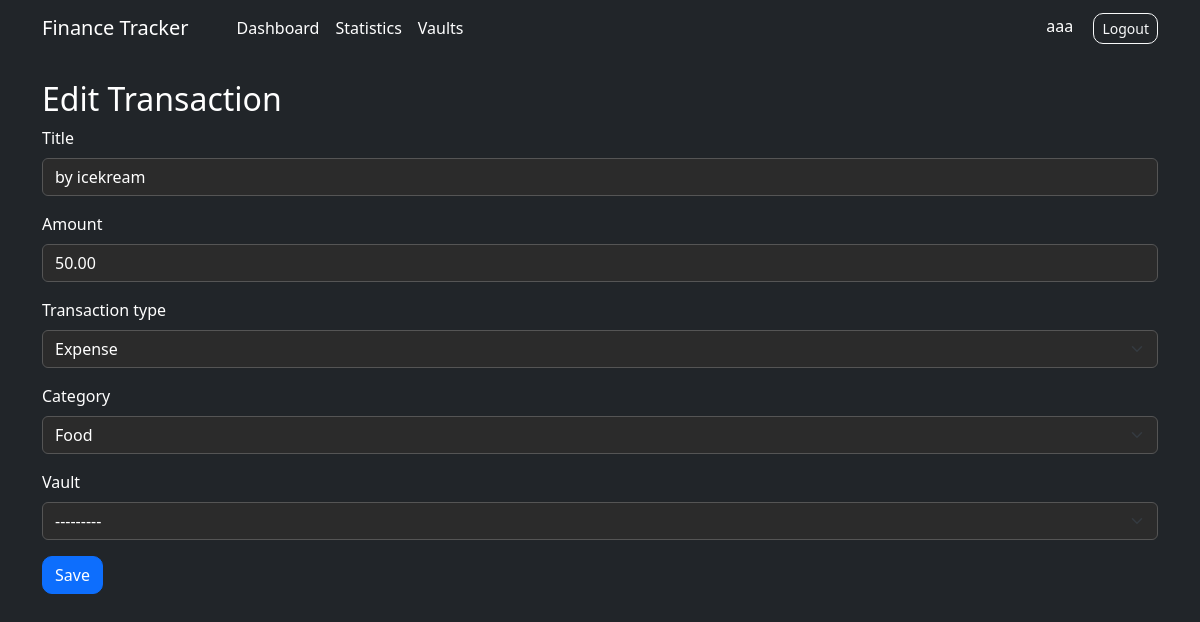
The page /finance/transaction/2/edit/ (signed in) on the database its author committed.
### finance/models.py (models this page shows, shortened)
class Expense(models.Model):
    TYPE_CHOICES = [
        ('expense', 'Expense'),
        ('income', 'Income'),
    ]
    owner = models.ForeignKey(User, on_delete=models.CASCADE)
    vault = models.ForeignKey(Vault, on_delete=models.CASCADE, null=True, blank=True)
    category = models.ForeignKey(Category, on_delete=models.SET_NULL, null=True)
    title = models.CharField(max_length=100)
    amount = models.DecimalField(max_digits=10, decimal_places=2)
    transaction_type = models.CharField(
        max_length=10,
        choices=TYPE_CHOICES,
        default='expense'
    )
    created_at = models.DateTimeField(auto_now_add=True)

### finance/views.py (the view)
# urls.py: path('transaction/<int:transaction_id>/edit/', views.edit_transaction, name='edit_transaction'),
@login_required
def edit_transaction(request, transaction_id):
    transaction = get_object_or_404( Expense, id=transaction_id, owner=request.user)
    form = ExpenseForm(request.POST or None, instance=transaction, user=request.user)
    if form.is_valid():
        form.save()
        return redirect('home')
    return render(
        request,
        'finance/edit_transaction.html',
        {
            'form': form,
        }
    )

### finance/forms.py
class ExpenseForm(forms.ModelForm):
    class Meta:
        model = Expense
        fields = [
            'title',
            'amount',
            'transaction_type',
            'category',
            'vault',
        ]
        widgets = {
            'title': forms.TextInput(attrs={'class': 'form-control'}),
            'amount': forms.NumberInput(attrs={'class': 'form-control'}),
            'transaction_type': forms.Select(attrs={'class': 'form-select'}),
            'category': forms.Select(attrs={'class': 'form-select'}),
            'vault': forms.Select(attrs={'class': 'form-select'}),
            'user': forms.Select(attrs={'class':'form-select'}),
            'role': forms.Select(attrs={'class':'form-select'}),
        }
    def __init__(self, *args, user=None, **kwargs):
        super().__init__(*args, **kwargs)
        if user:
            self.fields['vault'].queryset = Vault.objects.filter(
                membership__user=user
            ).distinct()

### finance/models.py (called while the page is built)
    def __str__(self):
        return self.name

    def __str__(self):
        return self.name

### templates/finance/edit_transaction.html (shortened to what this page needs)
{% extends 'base.html' %}
{% block content %}
<h2>Edit Transaction</h2>
<form method="post">
    {% for field in form %}
    <div class="mb-3">
        <label class="form-label">
            {{ field.label }}
        </label>
        {{ field }}
    </div>
    {% endfor %}
    <button class="btn btn-primary">
        Save
    </button>
</form>
{% endblock %}

### templates/base.html (shortened to what this page needs)
{% load static %}
<!DOCTYPE html>
<html lang="uk">
<head>
    <link href="https://cdn.jsdelivr.net/npm/bootstrap@5.3.7/dist/css/bootstrap.min.css" rel="stylesheet">
    <link rel="stylesheet" href="{% static 'css/style.css' %}">
</head>
<body class="bg-dark">
    <nav class="navbar navbar-expand-lg navbar-dark bg-dark">
        <div class="container">
            <a class="navbar-brand" href="/">
                Finance Tracker
            </a>
            <div class="navbar-nav ms-4">
                <a class="nav-link text-white" href="/">
                    Dashboard
                </a>
                <a class="nav-link text-white" href="{% url 'statistics' %}">
                    Statistics
                </a>
                <a class="nav-link text-white" href="{% url 'vaults' %}">
                    Vaults
                </a>
            </div>
            <div class="ms-auto">
                {% if user.is_authenticated %}
                <span class="text-white me-3">
                    {{ user.username }}
                </span>
                <form method="post" action="{% url 'logout' %}" class="d-inline">
                    <button type="submit" class="btn btn-outline-light btn-sm">
                        Logout
                    </button>
                </form>
                {% endif %}
            </div>
        </div>
    </nav>
    <div class="container mt-4">
        {% block content %}
        {% endblock %}
    </div>
</body>
</html>

### static/css/style.css (style rules this page uses)
body { background-color: #121212; color: #ffffff; }
.container { background: transparent; }
.form-control, .form-select { background-color: #2b2b2b; color: white; border: 1px solid #555; }
.btn { border-radius: 10px; }
a { text-decoration: none; }

### rows shown on the page
Expense: form "by icekream" "50.00" "Expense" "Food" "---------"

### other values the page prints
{{ user.username }} "aaa"
{{ field.label }} "Title" "Amount" "Transaction type" "Category" "Vault"
